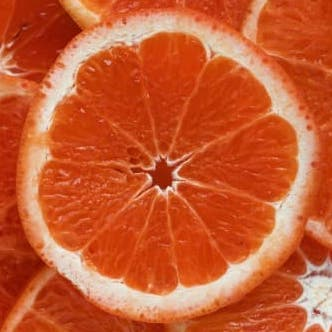
#> input picture image/test1.jpg, 332 x 332 px, found by its file name
$ python cv30.py
#> lines starting #> are read from the running program, lines starting #| are printed output that depends on the picture
# template matching
# 이미지에서 특정 객체를 찾는 방법

import numpy as np
import cv2
import matplotlib.pyplot as plt

def tempMatching():
    img = cv2.imread('openCV/startOpenCV/image/test1.jpg', cv2.IMREAD_GRAYSCALE)
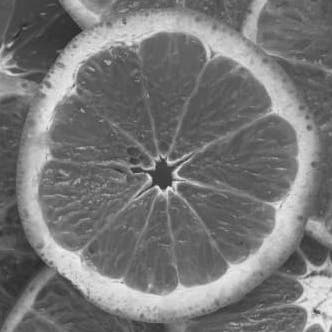
#> img: shape (332, 332); min 36, max 246, mean 118.9
    img_2 = img.copy()

    template = cv2.imread('openCV/startOpenCV/image/test1_1.jpg', cv2.IMREAD_GRAYSCALE )
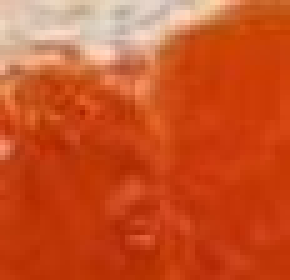
#> input picture image/test1_1.jpg, 58 x 56 px, found by its file name (shown 5 times larger)
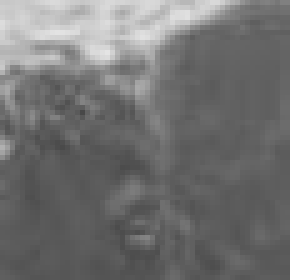
#> template: shape (56, 58) (shown 5 times larger); min 72, max 228, mean 113
    w, h = template.shape[::-1]
#> w = 58; h = 56

    methods = ['cv2.TM_CCOEFF_NORMED', 'cv2.TM_CCORR', 'cv2.TM_CCORR_NORMED', 'cv2.TM_SQDIFF', 'cv2.TM_SQDIFF_NORMED']

    for meth in methods:
        img1 = img_2.copy()
        method = eval(meth)

        try :
            res = cv2.matchTemplate(img1, template, method)
            min_val, max_val, min_loc, max_loc = cv2.minMaxLoc(res)
        except:
            print('오류', meth)
            continue

        if method in [cv2.TM_SQDIFF, cv2.TM_SQDIFF_NORMED]:
            top_left = min_loc
        else :
            top_left = max_loc


        bottom_right = (top_left[0]+2, top_left[1]+h)
        cv2.rectangle(img1, top_left, bottom_right, 255, 2)

        plt.subplot(121), plt.imshow(res, cmap = 'gray')
        plt.title('matching result'), plt.xticks([]), plt.yticks([])
        plt.subplot(122), plt.imshow(res, cmap = 'gray')
        plt.title('Detected Point'), plt.xticks([]), plt.yticks([])
        plt.suptitle(meth)

        plt.show()
#> this loop made 5 passes
#> (min_val, max_val, min_loc, top_left, bottom_right) on passes 1 to 3: (-0.635, 0.998, (204, 5), (109, 33), (111, 89)), (25906436, 58825500, (10, 0), (59, 251), (61, 307)), (0.78, 1, (28, 25), (109, 33), (111, 89))
#> (min_val, max_val, max_loc, top_left, bottom_right) on passes 4 to 5: (20056, 24941008, (44, 28), (109, 33), (111, 89)), (0.000437, 0.448, (38, 27), (109, 33), (111, 89))
#> pass 1, in tempMatching, `res = cv2.matchTemplate(img1, template, method)`:
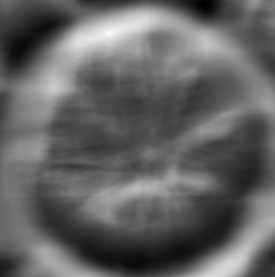
#> res: shape (277, 275) float32; min -0.635, max 0.998, mean 0.0011; drawn with min black and max white
#> pass 2, in tempMatching, `res = cv2.matchTemplate(img1, template, method)`:
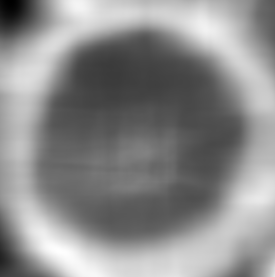
#> res: shape (277, 275) float32; min 25906436, max 58825500, mean 43918788; drawn with min black and max white
#> pass 3, in tempMatching, `res = cv2.matchTemplate(img1, template, method)`:
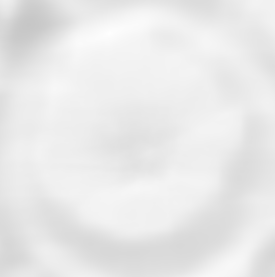
#> res: shape (277, 275) float32; min 0.78, max 1, mean 0.916
#> after the loop:
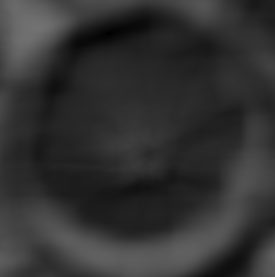
#> res: shape (277, 275) float32; min 0.000437, max 0.448, mean 0.199

tempMatching()
